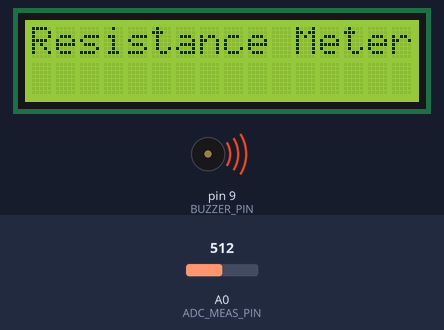
The sketch below on a simulated Arduino Uno, built with avr-gcc and run on an emulated ATmega328P. Shown: 16×2 character LCD, buzzer (waves = sounding). The test bench sets the inputs (shaded band); at power-on: A0 (ADC_MEAS_PIN) = 512. What the sketch prints to the serial monitor is not drawn.

Above: at 0.4 s.
At 1.8 s:
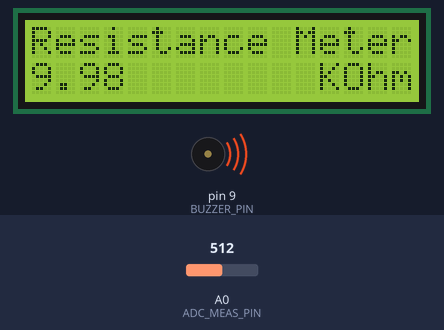
1.9 s: A0 (ADC_MEAS_PIN) set to 478
3.4 s: A0 (ADC_MEAS_PIN) set to 454
At 4.1 s:
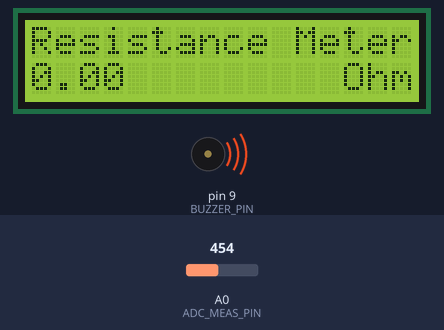
4.9 s: A0 (ADC_MEAS_PIN) set to 490
6.9 s: A0 (ADC_MEAS_PIN) set to 517
Timing chart, 0 to 9.4 s (numbered marks = the images above; inputs shaded):
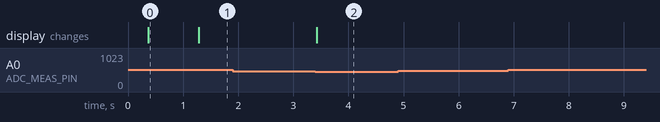

Measured:
- the behaviour switches between 465 and 464 on A0 (ADC_MEAS_PIN) (found by bisection; images 1 and 2)
- after the input at 1.9 s, every drawn part: stays the same
- after the input at 3.4 s, the display: changes at once (image 2)
- after the input at 4.9 s, every drawn part: stays the same
- after the input at 6.9 s, every drawn part: stays the same
- what the display in image 0 shows lasts 0.9 s, from 0.4 s to 1.3 s

The sketch:

identRes.ino
```cpp
/*****************************************************************************
*
*      I D E N T I F Y   R E S I S T A N C E   O F   R E S I S T O R
*
* Author: Moses Christopher Bollavarapu <moseschristopherb@gmail.com>
*
*****************************************************************************/


/*****************************************************************************
*             G L O B A L   D E F I N E S   &   C O N S T A N T S
*****************************************************************************/
#define LCD_IS_I2C         0       // 0 => Parallel Display; 1 => I2C Display
#define SERIAL_DEBUG_EN    1       // 0 => Disable Debug;    1=> Enable Debug
#define LCD_I2C_ADDR       0x3F    // I2C Address of LCD

const int   ADC_RESOLUTION_MAX  = 1023;       // 10-bit ADC (0-1023)
const float ADC_REF_VOLTAGE     = 5.0;        // 5V Reference
const int   REF_RESISTOR_R1     = 10000;      // 10K ohm reference
const int   RESISTANCE_MAX      = 12000;      // 10K ohm with 20% tolerance
const int   RESISTANCE_MIN      = 80;         // 100 ohm with 20% tolerance
const int   NO_OF_VALS_TO_MATCH = 5;          // Number of same consecutive vals
const int   ADC_DIFF_TO_IGNORE  = 10;         // Acceptable ADC Val diff
const int   ADC_MEAS_DELAY      = 100;        // 100ms gap between two measurements

const int   ADC_MEAS_PIN        = A0;         // Analog 0 pin
const int   BUZZER_PIN          = 9;          // Buzzer pin
const int   REG_SEL             = 12;         // Register Select
const int   LCD_EN              = 11;         // LCD Enable
const int   LCD_DATA[4]         = {5,4,3,2};  // LCD Data lines

const int   LCD_ROWS            = 2;          // 16x2 LCD
const int   LCD_COLS            = 16;         // 16x2 LCD

#if LCD_IS_I2C
  const int   I2C_LCD_RW        = 1;          // LCD Read Write
  const int   I2C_LCD_EN        = 2;          // LCD Enable
  const int   I2C_LCD_RS        = 0;          // LCD Register Select
  const int   I2C_LCD_D4        = 4;          // LCD Data line 4
  const int   I2C_LCD_D5        = 5;          // LCD Data line 5
  const int   I2C_LCD_D6        = 6;          // LCD Data line 6
  const int   I2C_LCD_D7        = 7;          // LCD Data line 7
  const int   I2C_LCD_BL        = 3;          // LCD Backlight
#endif

/*****************************************************************************
*             I N C L U D E S
*****************************************************************************/
#if LCD_IS_I2C
  #include <Wire.h>
  #include <LiquidCrystal_I2C.h>
#else
  #include <LiquidCrystal.h>
#endif


/*****************************************************************************
*             G L O B A L   V A R I A B L E S
*****************************************************************************/
volatile int  g_ixPrevVal   = -1;
volatile int  g_ixCurrVal   = -1;
volatile bool g_bBuzzed     = false;
volatile bool g_bInKilo     = false;
volatile bool g_bStabilized = false;
static   int  gs_uixCounter = 0;

#if LCD_IS_I2C
  LiquidCrystal_I2C lcd(LCD_I2C_ADDR, I2C_LCD_RW, I2C_LCD_EN, I2C_LCD_RS, I2C_LCD_D4,
                        I2C_LCD_D5,   I2C_LCD_D6, I2C_LCD_D7, I2C_LCD_BL, POSITIVE);
#else
  LiquidCrystal lcd(REG_SEL, LCD_EN, LCD_DATA[0], LCD_DATA[1], LCD_DATA[2], LCD_DATA[3]);
#endif

/*****************************************************************************
@name: clearLcd()
@brief: clears the lcd on a particular line from a given cursor position
@param: f_ixCursor - Cursor position to start clearing
@param: f_ixLine - Line/Row to clear
*****************************************************************************/
void clearLcd(int f_ixCursor, int f_ixLine)
{
    lcd.setCursor(f_ixCursor,f_ixLine);

    for(int index = 0; index< LCD_COLS; index++)
        lcd.print(" ");
}
/*****************************************************************************
@name: buzz()
@brief: Buzzer buzzes for a given duration at a given pwm value
@param: f_fDurationInSeconds - Buzz duration in seconds
@param: f_u8Pwm - PWM value at which the buzzer buzzes
*****************************************************************************/
void buzz(float f_fDurationInSeconds, uint8_t f_u8Pwm)
{
    analogWrite(BUZZER_PIN, f_u8Pwm);
    delay(f_fDurationInSeconds * 1000);
    analogWrite(BUZZER_PIN, 0);
    g_bBuzzed = true;
}

/*****************************************************************************
@name: setup()
@brief: setup function executes once on controller reset
        - Configure the GPIOs
        - Buzz to denote Startup
        - Start the LCD
        - Start Serial Communication(based on flag)
*****************************************************************************/
void setup() {
    pinMode(ADC_MEAS_PIN, INPUT);
    pinMode(BUZZER_PIN, OUTPUT);

    buzz(0.3, 125); // Program Init

    lcd.begin(LCD_COLS, LCD_ROWS);
    lcd.print("Resistance Meter");

#if SERIAL_DEBUG_EN
    Serial.begin(115200);
#endif

    delay(50);
}

/*****************************************************************************
@name: loop()
@brief: loop function is executed like while(1) [infinite loop]
        - Read ADC value
        - Calculate Resistance
        - Clear and Display on LCD
        - Serial Debug Interface (based on flag)
*****************************************************************************/
void loop() {

    // To compare the ADC values measured at 100ms time gap
    g_ixPrevVal = g_ixCurrVal;
    delay(ADC_MEAS_DELAY);
    g_ixCurrVal = analogRead(ADC_MEAS_PIN);

    // Measure Resistance from ADC value
    volatile float fAdcVol       = (g_ixCurrVal * ADC_REF_VOLTAGE) / ADC_RESOLUTION_MAX;
    volatile float fResistanceR2 = REF_RESISTOR_R1 * ((ADC_REF_VOLTAGE / fAdcVol) - 1);

    // Check if the Resistance value is out of bounds
    if((fResistanceR2 > RESISTANCE_MAX) || (fResistanceR2 < RESISTANCE_MIN))
    {
        fResistanceR2 = 0;
    }

#if SERIAL_DEBUG_EN
    Serial.print("RawADC Value: ");
    Serial.print(g_ixCurrVal);
    Serial.print("\tADC Voltage: ");
    Serial.print(fAdcVol);
    Serial.print("\tResistance: ");
    Serial.println(fResistanceR2);
#endif

    // To denote in Kilo Ohms notation on Screen
    volatile float fTempRes = fResistanceR2;
    if(int(fResistanceR2) >= 1000)
    {
      fTempRes /= 1000;
      g_bInKilo = true;
    }
    else
    {
      g_bInKilo = false;
    }

    if(g_bStabilized || fResistanceR2 == 0)
    {
      // Clear only second row as Title remains constant.
      clearLcd(0,1);
      lcd.setCursor(0, 1);
      lcd.print(fTempRes);

      if(g_bInKilo)
      {
        lcd.setCursor(12, 1);
        lcd.print("KOhm");
      }
      else
      {
        lcd.setCursor(13, 1);
        lcd.print("Ohm");
      }
      g_bStabilized = false; // Stop refreshing after this point...
    }

    // Check for last 'n' consecutive measurements to be matching (stabilization)
    // Buzz after having stable value
    if((g_ixPrevVal == g_ixCurrVal) && (int(fResistanceR2) >= RESISTANCE_MIN))
    {
      gs_uixCounter++;
      if((!g_bBuzzed) && (gs_uixCounter >= NO_OF_VALS_TO_MATCH))
      {
        g_bStabilized = true;
        buzz(0.15, 60);
      }
    }
    else if( abs(g_ixPrevVal - g_ixCurrVal) >= int(g_ixCurrVal/ADC_DIFF_TO_IGNORE) )
    {
      g_bBuzzed = false;
      g_bStabilized = false;
      gs_uixCounter = 0;
    }
}
```
